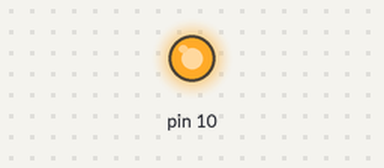
A sketch run on a simulated Arduino Uno, built with avr-gcc and run on an emulated ATmega328P. On the bench: output pins drawn as LEDs (lit = HIGH). Pins used as bus, display or sensor lines are not drawn; what the sketch prints to the serial monitor is not drawn.

Above: at 0.1 s.
Timing chart, 0 to 1.6 s (numbered marks = the images above):
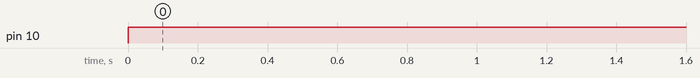

The sketch:

pressure.ino
```cpp
#include "ms5540c.h"

void setup() {
  Serial.begin(9600);

}
void loop() {
  // put your main code here, to run repeatedly:
  static MS5540C snr;

  snr.calibration();
  snr.measure();

  Serial.println(snr.pcompreal);
  Serial.println(snr.pcomphg);
  delay(1000);

}
```

ms5540c.h
```cpp
/*
 MS5540C Pressure Sensor
 Once you read out the calibration factors you can define them in the header of any sketch you write for the sensor.
*/


// include library:
#include <SPI.h>


const int MCLK = 9; //CLOCK
class MS5540C{
  public:
    // Calibration words 1-4
    unsigned int cw1;
    unsigned int cw2;
    unsigned int cw3;
    unsigned int cw4;
    // Calibration factors 1-6
    long c1;
    long c2;
    long c3;
    long c4;
    long c5;
    long c6;
    // Pressure
    unsigned int rawPress;
    int Pressure;
    int secondOrderPressure;
    // Temperature
    unsigned int rawtemp;
    float temp;

    // Second order pressure
    float pcompreal;
    float pcomphg;
    long pcomp;
    long ptemp;

    void resetSensor();
    void spiCheck();
    void measure(int printOut, int raw);
    void factorsFromWords();
    void secondDegCompPressure();
    void calibration(int readOut);
    MS5540C(); //constructor
    //MS5540C();

};

// default constructor
/*MS5540C::MS5540C(){
  MS5540C(int MOSI = 11, int MISO = 12, int SCLK = 13, int MCLK = 9);
}*/
// Parameterized constructor
MS5540C::MS5540C() {
  Serial.begin(9600);
  SPI.begin(); //see SPI library details on arduino.cc for details
  SPI.setBitOrder(MSBFIRST);
  SPI.setClockDivider(SPI_CLOCK_DIV32); //divide 16 MHz to communicate on 500 kHz
  pinMode(MCLK, OUTPUT);
  Serial.print("MS5540C initialized\n");
  delay(100);
}
void MS5540C::spiCheck(){
  SPI.begin(); //see SPI library details on arduino.cc for details
  SPI.setBitOrder(MSBFIRST);
  SPI.setClockDivider(SPI_CLOCK_DIV32); //divide 16 MHz to communicate on 500 kHz
  pinMode(MCLK, OUTPUT);
  TCCR1B = (TCCR1B & 0xF8) | 1 ; //generates the MCKL signal
  analogWrite (MCLK, 128) ;
}
void MS5540C::resetSensor() //this function keeps the sketch a little shorter
{
  SPI.setDataMode(SPI_MODE0);
  SPI.transfer(0x15);
  SPI.transfer(0x55);
  SPI.transfer(0x40);
}

void MS5540C::calibration(int readOut = 0)
{
  TCCR1B = (TCCR1B & 0xF8) | 1 ; //generates the MCKL signal
  analogWrite (MCLK, 128) ;

  resetSensor(); //resets the sensor - caution: afterwards mode = SPI_MODE0!

  //Calibration word 1
  unsigned int result1 = 0;
  unsigned int inbyte1 = 0;
  SPI.transfer(0x1D); //send first byte of command to get calibration word 1
  SPI.transfer(0x50); //send second byte of command to get calibration word 1
  SPI.setDataMode(SPI_MODE1); //change mode in order to listen
  result1 = SPI.transfer(0x00); //send dummy byte to read first byte of word
  result1 = result1 << 8; //shift returned byte
  inbyte1 = SPI.transfer(0x00); //send dummy byte to read second byte of word
  result1 = result1 | inbyte1; //combine first and second byte of word
  if (readOut){
    Serial.print("Calibration word 1 = ");
    Serial.print(result1,HEX);
    Serial.print(" ");
    Serial.println(result1);
  }

  cw1 = result1;

  resetSensor(); //resets the sensor

  //Calibration word 2; see comments on calibration word 1
  unsigned int result2 = 0;
  byte inbyte2 = 0;
  SPI.transfer(0x1D);
  SPI.transfer(0x60);
  SPI.setDataMode(SPI_MODE1);
  result2 = SPI.transfer(0x00);
  result2 = result2 <<8;
  inbyte2 = SPI.transfer(0x00);
  result2 = result2 | inbyte2;
  if (readOut){
    Serial.print("Calibration word 2 = ");
    Serial.print(result2,HEX);
    Serial.print(" ");
    Serial.println(result2);
  }

  cw2 = result2;

  resetSensor(); //resets the sensor

  //Calibration word 3; see comments on calibration word 1
  unsigned int result3 = 0;
  byte inbyte3 = 0;
  SPI.transfer(0x1D);
  SPI.transfer(0x90);
  SPI.setDataMode(SPI_MODE1);
  result3 = SPI.transfer(0x00);
  result3 = result3 <<8;
  inbyte3 = SPI.transfer(0x00);
  result3 = result3 | inbyte3;
  if (readOut){
    Serial.print("Calibration word 3 = ");
    Serial.print(result3,HEX);
    Serial.print(" ");
    Serial.println(result3);
  }

  cw3 = result3;
  resetSensor(); //resets the sensor

  //Calibration word 4; see comments on calibration word 1
  unsigned int result4 = 0;
  byte inbyte4 = 0;
  SPI.transfer(0x1D);
  SPI.transfer(0xA0);
  SPI.setDataMode(SPI_MODE1);
  result4 = SPI.transfer(0x00);
  result4 = result4 <<8;
  inbyte4 = SPI.transfer(0x00);
  result4 = result4 | inbyte4;
  if ( readOut){
    Serial.print("Calibration word 4 = ");
    Serial.print(result4,HEX);
    Serial.print(" ");
    Serial.println(result4);
  }

  cw4 = result4;

  //now we do some bitshifting to extract the calibration factors
  //out of the calibration words;
  c1 = cw1 >> 1;
  c2 = ((cw3 & 0x3F) << 6) | ((cw4 & 0x3F));
  c3 = (cw4 >> 6) ;
  c4 = (cw3 >> 6);
  c5 = (cw2 >> 6) | ((cw1 & 0x1) << 10);
  c6 = cw2 & 0x3F;
  if (readOut){
    Serial.print("c1 = ");
    Serial.println(c1);
    Serial.print("c2 = ");
    Serial.println(c2);
    Serial.print("c3 = ");
    Serial.println(c3);
    Serial.print("c4 = ");
    Serial.println(c4);
    Serial.print("c5 = ");
    Serial.println(c5);
    Serial.print("c6 = ");
    Serial.println(c6);
  }


  resetSensor(); //resets the sensor
}

// get appropriate factors from calibration words
void MS5540C::factorsFromWords(){
  c1 = cw1 >> 1;
  c2 = ((cw3 & 0x3F) << 6) | ((cw4 & 0x3F));
  c3 = (cw4 >> 6) ;
  c4 = (cw3 >> 6);
  c5 = (cw2 >> 6) | ((cw1 & 0x1) << 10);
  c6 = cw2 & 0x3F;
  resetSensor();
}

void MS5540C::measure(int printOut = 0, int raw = 0){
    spiCheck();
    unsigned int presMSB = 0; //first byte of value
    unsigned int presLSB = 0; //last byte of value
    unsigned int D1 = 0;
    SPI.transfer(0x0F); //send first byte of command to get pressure value
    SPI.transfer(0x40); //send second byte of command to get pressure value
    delay(35); //wait for conversion end
    SPI.setDataMode(SPI_MODE1); //change mode in order to listen
    presMSB = SPI.transfer(0x00); //send dummy byte to read first byte of value
    presMSB = presMSB << 8; //shift first byte
    presLSB = SPI.transfer(0x00); //send dummy byte to read second byte of value
    D1 = presMSB | presLSB; //combine first and second byte of value
    if (raw){
      Serial.print("D1 - Pressure raw = ");
      Serial.println(D1);
    }

    rawPress = D1;

    resetSensor(); //resets the sensor

  unsigned int tempMSB = 0; //first byte of value
  unsigned int tempLSB = 0; //last byte of value
  unsigned int D2 = 0;
  SPI.transfer(0x0F); //send first byte of command to get temperature value
  SPI.transfer(0x20); //send second byte of command to get temperature value
  delay(35); //wait for conversion end
  SPI.setDataMode(SPI_MODE1); //change mode in order to listen
  tempMSB = SPI.transfer(0x00); //send dummy byte to read first byte of value
  tempMSB = tempMSB << 8; //shift first byte
  tempLSB = SPI.transfer(0x00); //send dummy byte to read second byte of value
  D2 = tempMSB | tempLSB; //combine first and second byte of value
  if (raw){
    Serial.print("D2 - Temperature raw = ");
    Serial.println(D2);
  }

  rawtemp = D2;

  //calculation of the real values by means of the calibration factors and the maths
  //in the datasheet. const MUST be long

  const long UT1 = (c5 << 3) + 20224;
  const long dT = D2 - UT1;
  const long TEMP = 200 + ((dT * (c6 + 50)) >> 10);
  const long OFF  = (c2 * 4) + (((c4 - 512) * dT) >> 12);
  const long SENS = c1 + ((c3 * dT) >> 10) + 24576;
  const long X = (SENS * (D1 - 7168) >> 14) - OFF;
  long PCOMP = ((X * 10) >> 5) + 2500;
  float TEMPREAL = TEMP/10;
  float PCOMPREAL = PCOMP / 10;
  float PCOMPHG = PCOMP * 750.06 / 10000; // mbar*10 -> mmHg === ((mbar/10)/1000)*750/06
  temp = TEMPREAL;
  pcompreal = PCOMPREAL;
  pcomphg = PCOMPHG;
  pcomp = PCOMP;
  ptemp = TEMP;
  /*Serial.print("===========\n");
  Serial.print(PCOMP);
  Serial.print("===========\n");*/
  if (raw){
    Serial.print("c1 = ");
    Serial.println(c1);
    Serial.print("c2 = ");
    Serial.println(c2);
    Serial.print("c3 = ");
    Serial.println(c3);
    Serial.print("c4 = ");
    Serial.println(c4);
    Serial.print("c5 = ");
    Serial.println(c5);
    Serial.print("c6 = ");
    Serial.println(c6);

    Serial.print("UT1 = ");
    Serial.println(UT1);
    Serial.print("dT = ");
    Serial.println(dT);
    Serial.print("TEMP = ");
    Serial.println(TEMP);
    Serial.print("OFFP = ");
    Serial.println(OFF);
    Serial.print("SENS = ");
    Serial.println(SENS);
    Serial.print("X = ");
    Serial.println(X);
  }

  if(printOut){
    Serial.print("Real Temperature in C = ");
    Serial.println(TEMPREAL);
    Serial.print("Compensated pressure in mbar = ");
    Serial.println(PCOMPREAL);
    Serial.print("Compensated pressure in mmHg = ");
    Serial.println(PCOMPHG);
  }

}
void MS5540C::secondDegCompPressure(){
  //2-nd order compensation only for T < 20°C or T > 45°C

  long T2 = 0;
  float P2 = 0;

  if (ptemp < 200)
    {
      T2 = (11 * (c6 + 24) * (200 - ptemp) * (200 - ptemp) ) >> 20;
      P2 = (3 * T2 * (pcomp - 3500) ) >> 14;
    }
  else if (ptemp > 450)
    {
      T2 = (3 * (c6 + 24) * (450 - ptemp) * (450 - ptemp) ) >> 20;
      P2 = (T2 * (pcomp - 10000) ) >> 13;
    }

  if ((ptemp < 200) || (ptemp > 450))
  {
    const float TEMP2 = ptemp - T2;
    const float PCOMP2 = pcomp - P2;

    float TEMPREAL2 = TEMP2/10;
    float PCOMPHG2 = PCOMP2 * 750.06 / 10000; // mbar*10 -> mmHg === ((mbar/10)/1000)*750/06

    Serial.print("2-nd Real Temperature in C = ");
    Serial.println(TEMPREAL2);

    Serial.print("2-nd Compensated pressure in mbar = ");
    Serial.println(PCOMP2);
    Serial.print("2-nd Compensated pressure in mmHg = ");
    Serial.println(PCOMPHG2);
  }
}
```

Measured:
- by itself, pin 10: LOW → HIGH at 0.00 s
